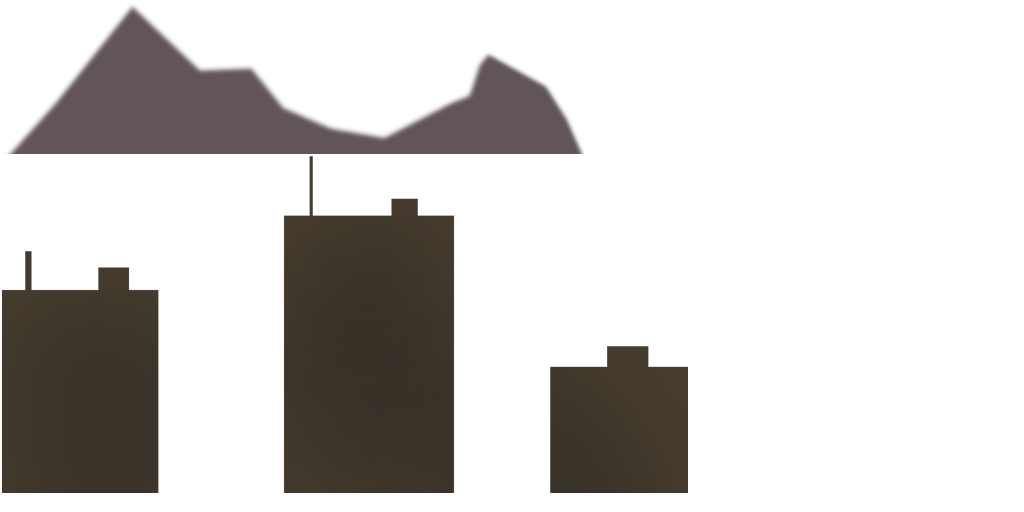
#> input picture core/assets/data/main_atlas2.png, 1024 x 512 px, given in place of g01-t12.png, which was not available
$ python sheet.py out.png
#> lines starting #> are read from the running program, lines starting #| are printed output that depends on the picture
#!/usr/bin/env python3
"""sheet.py OUT.png — the glint round's still in the three engines, one over the other, labelled (r427).

Reads build/godot/glint/gdx/, build/godot/glint/godot/ and build/jme/glint/jme/ (both frame checks on
engines/rounds/glint must have run) and writes a sheet of g01-t12 (the sea through WAVE, glinting) as libGDX, Godot and
jME draw it, labels in a 28 px font, readable on a phone. Needs Pillow and Open Sans."""
import sys

from PIL import Image, ImageDraw, ImageFont

out = sys.argv[1]
rows = [('libGDX (core)', 'build/godot/glint/gdx/g01-t12.png'), ('Godot', 'build/godot/glint/godot/g01-t12.png'),
        ('jME', 'build/jme/glint/jme/g01-t12.png')]
w, h, band = 960, 540, 44
font = ImageFont.truetype('/usr/share/fonts/open-sans/OpenSans-Semibold.ttf', 28)
sheet = Image.new('RGB', (w, (h + band) * len(rows)), 'white')
#> sheet: PIL image 960x1752 RGB; every value is 255
draw = ImageDraw.Draw(sheet)
for i, (label, path) in enumerate(rows):
    y = i * (h + band)
    draw.text((12, y + 7), f'{label}: g01 at 12 s, the beach sea through WAVE, glint 0.5', fill='black', font=font)
    sheet.paste(Image.open(path).convert('RGB').resize((w, h), Image.LANCZOS), (0, y + band))
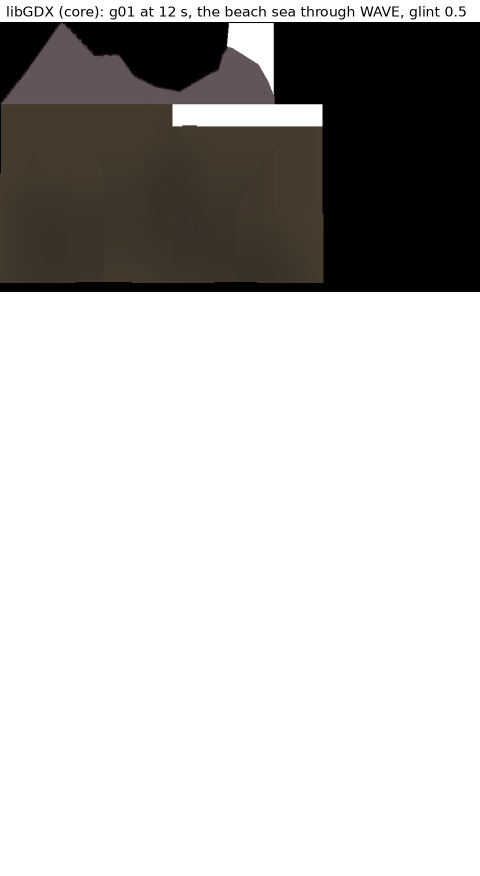
#> sheet: PIL image 960x1752 RGB (shown at 1/2 size); mean R, G, B 189.5, 188, 186.6
#> pass 2 of the loop `for i, (label, path) in enumerate(rows):`:
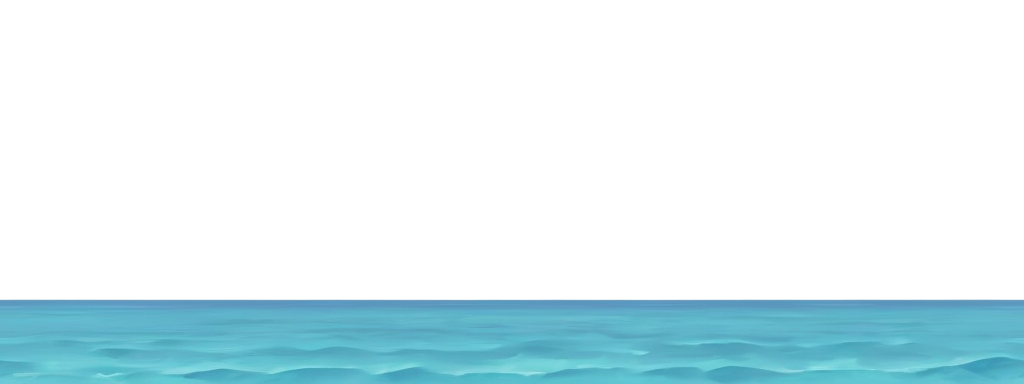
#> input picture core/test-data/anim/beach-sea.png, 1024 x 384 px, given in place of g01-t12.png, which was not available
#> `sheet.paste(Image.open(path).convert('RGB').resize((w, h), Image.LANCZ..`:
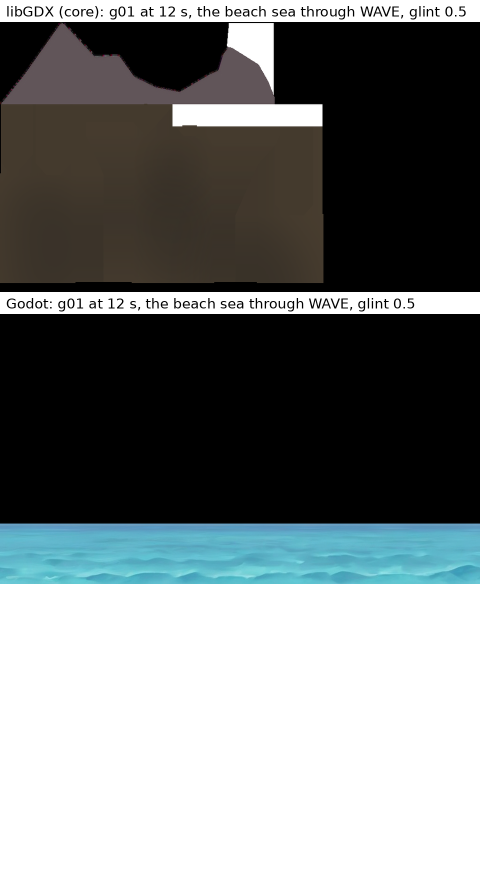
#> sheet: PIL image 960x1752 RGB (shown at 1/2 size); mean R, G, B 116.8, 121.2, 121.2
sheet.save(out)
